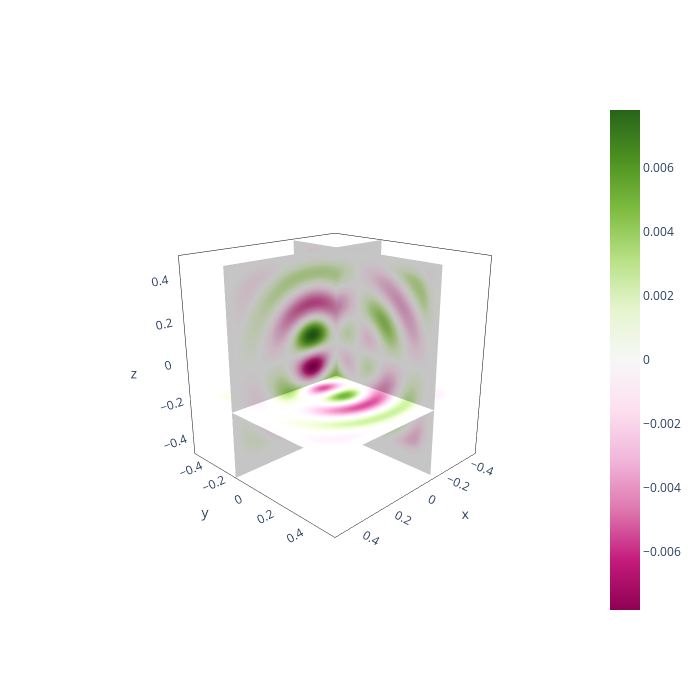

The notebook cell saved with this chart:
### Code cell
x = np.linspace(xrange[0], xrange[1], Nx)
y = np.linspace(yrange[0], yrange[1], Ny)
z = np.linspace(zrange[0], zrange[1], Nz)

yy,zz, = np.meshgrid(y,z, indexing = 'ij');
xx = x[20] * np.ones(yy.shape)

surfcolor_y = (np.real(Ey[20,:,:]))
surfcolor_z = (np.real(Ey[:,20,:]))
surfcolor_x = (np.real(Ey[:,:,20]))

slice_y = get_the_slice(xx,yy,zz, surfcolor_y)
slice_y.update(cmin=0, cmax=0.2e-2)


xx,zz, = np.meshgrid(y,z, indexing = 'ij');
yy = y[20] * np.ones(yy.shape)
slice_z = get_the_slice(xx,yy,zz, surfcolor_z)
slice_z.update(cmin=0, cmax=0.2e-2)


xx,yy, = np.meshgrid(x,y, indexing = 'ij');
zz = z[20] * np.ones(zz.shape)
slice_x = get_the_slice(xx,yy,zz, surfcolor_x)
slice_x.update(cmin=0, cmax=0.2e-2)


axis = dict(gridcolor="white",
            showbackground=False,
            linecolor="black",
            mirror = True, 
            showline = True)

layout = go.Layout(
         width=700,
         height=700,
         scene=dict(yaxis=axis,
                    xaxis=dict(axis, range = xrange),
                    zaxis=dict(axis, range = zrange),
                    aspectratio=dict(x=1, y=1, z=1)
                    ),
         scene_camera = camera
        )
fig_data = [slice_y, slice_z, slice_x]

fig = go.Figure(data=fig_data, layout=layout)
fig.write_image('../img/vacuum_slices.png')
fig.show();

### Figure 1 — Plotly figure (JSON) as saved in the notebook; plotly's stock layout.template omitted (floating-point values rounded to 4 significant figures; data arrays with more than 128 entries replaced by an {"elided": "..."} marker saying what was removed)
{"data": [{"cmax": 0.002, "cmin": 0, "coloraxis": "coloraxis", "surfacecolor": {"elided": "61x61 float values"}, "type": "surface", "x": {"elided": "61x61 float values"}, "y": {"elided": "61x61 float values"}, "z": {"elided": "61x61 float values"}}, {"cmax": 0.002, "cmin": 0, "coloraxis": "coloraxis", "surfacecolor": {"elided": "61x61 float values"}, "type": "surface", "x": {"elided": "61x61 float values"}, "y": {"elided": "61x61 float values"}, "z": {"elided": "61x61 float values"}}, {"cmax": 0.002, "cmin": 0, "coloraxis": "coloraxis", "surfacecolor": {"elided": "61x61 float values"}, "type": "surface", "x": {"elided": "61x61 float values"}, "y": {"elided": "61x61 float values"}, "z": {"elided": "61x61 float values"}}], "layout": {"height": 700, "scene": {"aspectratio": {"x": 1, "y": 1, "z": 1}, "camera": {"center": {"x": 0, "y": 0, "z": 0}, "eye": {"x": 2, "y": 2, "z": 1}, "up": {"x": 0, "y": 0, "z": 1}}, "xaxis": {"gridcolor": "white", "linecolor": "black", "mirror": true, "range": [-0.5, 0.5], "showbackground": false, "showline": true}, "yaxis": {"gridcolor": "white", "linecolor": "black", "mirror": true, "showbackground": false, "showline": true}, "zaxis": {"gridcolor": "white", "linecolor": "black", "mirror": true, "range": [-0.5, 0.5], "showbackground": false, "showline": true}}, "width": 700}}
